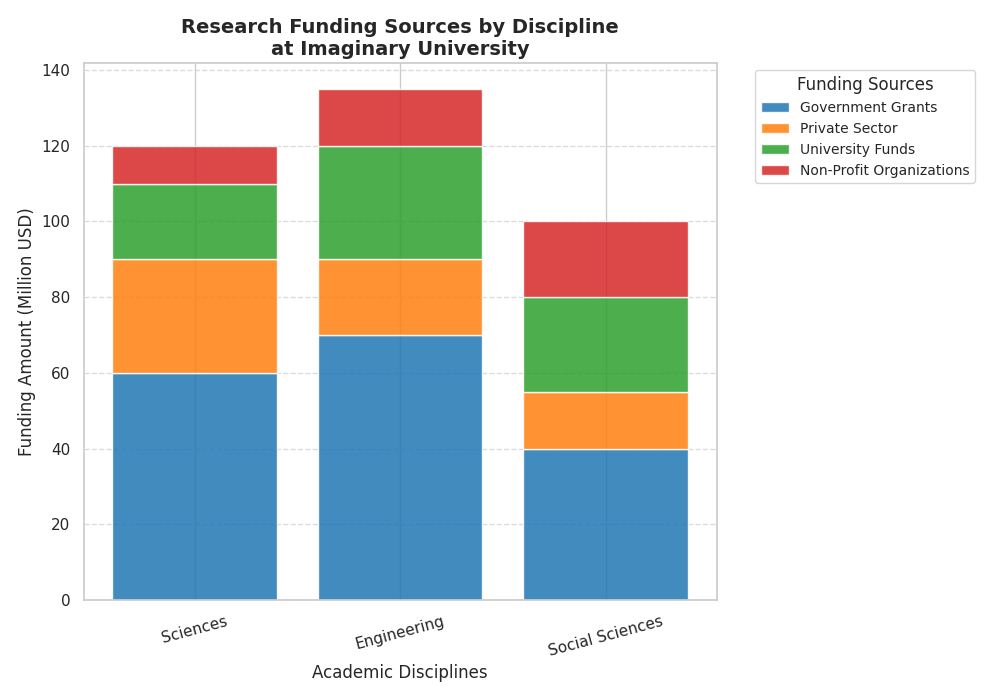

The script that drew this image:
import matplotlib.pyplot as plt
import numpy as np

# Define disciplines and funding sources
disciplines = ['Sciences', 'Engineering', 'Social Sciences']
funding_sources = ['Government Grants', 'Private Sector', 'University Funds', 'Non-Profit Organizations']

# Data: Amount of funding in million USD
funding_data = np.array([
    [60, 30, 20, 10],  # Sciences
    [70, 20, 30, 15],  # Engineering
    [40, 15, 25, 20],  # Social Sciences
])

# Set up colors for different funding sources
colors = ['#1f77b4', '#ff7f0e', '#2ca02c', '#d62728']

# Create the stacked bar chart
fig, ax = plt.subplots(figsize=(10, 7))
bottom = np.zeros(len(disciplines))

for i, source in enumerate(funding_sources):
    ax.bar(disciplines, funding_data[:, i], label=source, bottom=bottom, color=colors[i], alpha=0.85)
    bottom += funding_data[:, i]

# Adding details to the plot
ax.set_title("Research Funding Sources by Discipline\nat Imaginary University", fontsize=14, fontweight='bold')
ax.set_xlabel('Academic Disciplines', fontsize=12)
ax.set_ylabel('Funding Amount (Million USD)', fontsize=12)
ax.legend(title='Funding Sources', loc='upper left', bbox_to_anchor=(1.05, 1), fontsize='small')

# Customize the y-axis
ax.set_yticks(np.arange(0, 141, 20))
ax.yaxis.grid(True, linestyle='--', alpha=0.7)

# Rotate x-axis labels if needed
plt.xticks(rotation=15)

# Automatically adjust layout for better fit
plt.tight_layout()

# Show the plot
plt.show()
